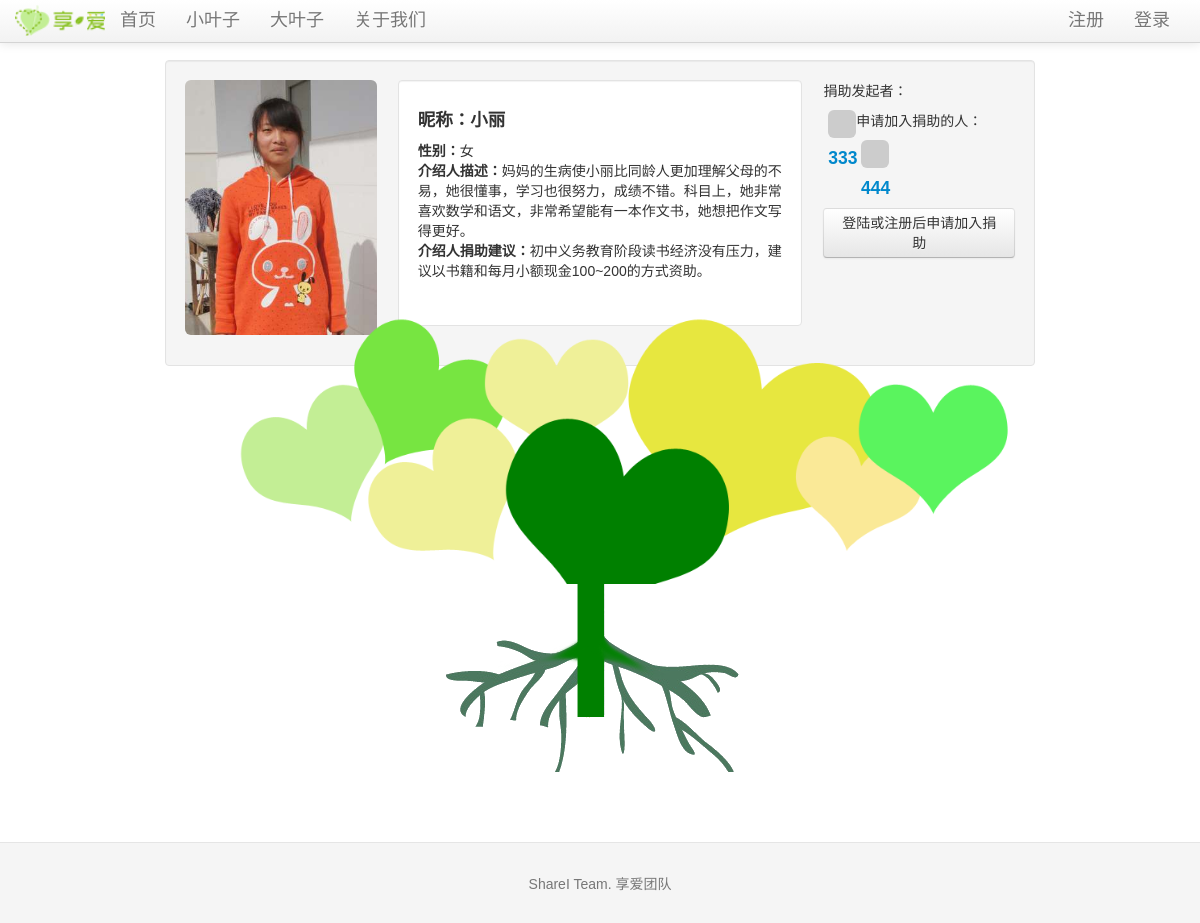
Before: /littleleaf/2 with the older database file.
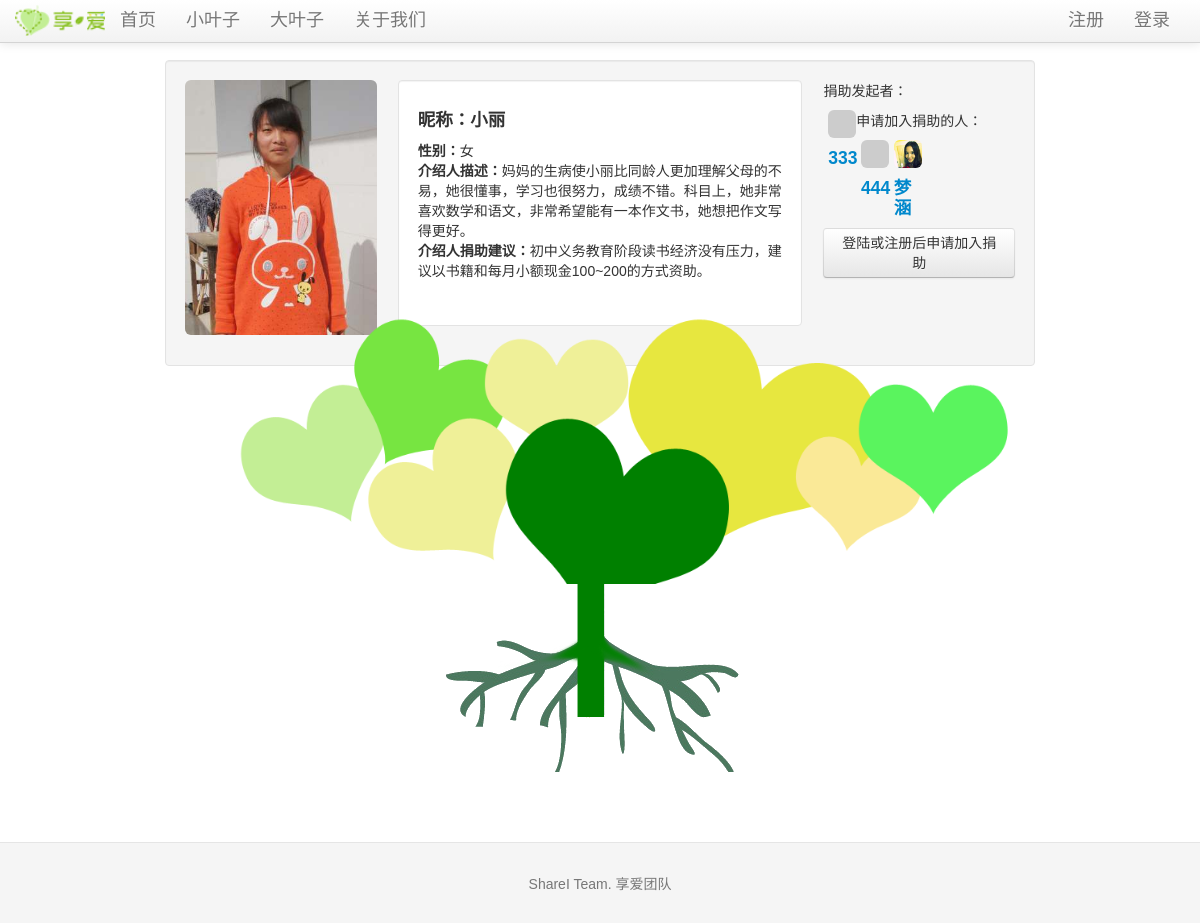
After: the same page with the newer database file.
### tables this page shows
CREATE TABLE lleaf (
	lleaf_id integer primary key autoincrement,
	avatar text,
	nickavatar text,
	lname text,
	lnickname text,
	gender text,
	nationality text,
	age text,
	grade text,
	bday text,
	constellation text,
	school text,
	homeaddress text,
	phone text,
	homeinfo text,
	linfo text,
	ginfo text,
	gadvice text,
	gname text,
	gschool text,
	gbackground text,
	ginfosource text,
	grr text,
	gweibo text,
	gkaixin text,
	status integer not null,
	createtime TIMESTAMP default (datetime('now', 'localtime'))
);

CREATE TABLE bleaf (avatar TEXT, bleaf_id integer PRIMARY KEY, email text, uname text, sex text, ulevel integer, password text, rrurl text, sinawburl text, qqwburl text, createtime TIMESTAMP);

CREATE TABLE applying (
	id integer primary key autoincrement,
	bleaf_id integer,
	lleaf_id integer,
	createtime TIMESTAMP default (datetime('now', 'localtime'))
);

### sharei.py (the view, shortened to what this page needs)
@app.route('/littleleaf/<lleaf_id>', methods=['GET', 'POST'])
def show_littleleaf(lleaf_id):
    littleleaf = query_db('select * from lleaf where lleaf.lleaf_id = ?', [lleaf_id], one=True)
    error = None
    if littleleaf is None:
            error = 'Invalid little leaf id'
            return render_template('littleleaf.html', error=error)
    blogs = query_db('select blog.blog_id as blog_id, blog.bleaf_id as bleaf_id, blog.lleaf_id as lleaf_id, blog.title as title, \
                blog.blogtext as blogtext, bleaf.avatar as avatar, bleaf.uname as uname , blog.createtime as createtime \
                from blog join bleaf on blog.bleaf_id = bleaf.bleaf_id where blog.lleaf_id = ? order by blog.createtime desc', [lleaf_id])
    donaters = query_db('select donating.bleaf_id, bleaf.avatar, bleaf.uname from donating join bleaf on donating.bleaf_id = bleaf.bleaf_id where donating.lleaf_id = ?', [lleaf_id])
    raiser = query_db('select raising.bleaf_id as bleaf_id, bleaf.avatar as avatar, bleaf.uname as uname from raising join bleaf on raising.bleaf_id = bleaf.bleaf_id where raising.lleaf_id = ?', [lleaf_id], True)
    applyers = query_db('select applying.bleaf_id, bleaf.avatar, bleaf.uname from applying join bleaf on applying.bleaf_id = bleaf.bleaf_id where applying.lleaf_id = ?', [lleaf_id])
    allowed_raiser = False
    allowed_applyer = False
    indonaters = False
    inapplyers = False
    if 'bleaf_id' not in session:
        loggedin = False
    return render_template('littleleaf_timeline.html', littleleaf=littleleaf, blogs=blogs, donaters=donaters, raiser=raiser, applyers=applyers, indonaters=indonaters, inapplyers=inapplyers, allowed_raiser=allowed_raiser, allowed_applyer=allowed_applyer)

### sharei.py (called while the page is built)
def get_db():
    top = _app_ctx_stack.top
    if not hasattr(top, 'sqlite_db'):
        top.sqlite_db = sqlite3.connect(app.config['DATABASE'])
        top.sqlite_db.row_factory = sqlite3.Row
    return top.sqlite_db

@app.teardown_appcontext
def close_database(exception):
    top = _app_ctx_stack.top
    if hasattr(top, 'sqlite_db'):
        top.sqlite_db.close()

def query_db(query, args=(), one=False):
    cur = get_db().execute(query, args)
    rv = cur.fetchall()
    return (rv[0] if rv else None) if one else rv

@app.before_request
def before_request():
    g.bleaf = None
    if 'bleaf_id' in session:
        g.bleaf = query_db('select * from bleaf where bleaf_id = ?', [session['bleaf_id']], one=True)

### templates/littleleaf_timeline.html (shortened to what this page needs)
{% extends "layout.html" %}
{% block body %}
<div class="well" style="margin-bottom:-25px">
  <div class="row-fluid">
    <div class="span3">
        <img src={{ littleleaf.avatar }} style="width:200px" class="img-rounded">
    </div>
    <div class="span6 well" style="text-align : left;background-color:#FFFFFF; padding-left:20">
      <h4><b>昵称：</b>{{littleleaf.lnickname}}</h4>
      <p><b>性别：</b>{{littleleaf.gender}}<br>
      <b>介绍人描述：</b>{{littleleaf.ginfo}}<br>
      <b>介绍人捐助建议：</b>{{littleleaf.gadvice}}</p><br>
    </div>
    <div class="span3">
  {% if not session.logged_in %}
    {% if littleleaf.status == 1 %}
      <a class="btn" href="{{ url_for('login') }}">登陆或注册后发起捐助</a><br>
    {% elif littleleaf.status == 2 %}
      <p>捐助发起者：</p>
        <div class="span2">
          <img src={{raiser.avatar}} style="width:80px" class="img-rounded">
          <a href="{{ url_for('show_bigleaf', bleaf_id=raiser.bleaf_id) }}" target="_blank"><h4>{{raiser.uname}}</h4></a>
        </div>
      <p>
      {% if applyers %}
        申请加入捐助的人：
        {% for applyer in applyers %}
          <div class="span2">
          <img src={{applyer.avatar}} style="width:80px" class="img-rounded">
          <a href="{{ url_for('show_bigleaf', bleaf_id=applyer.bleaf_id) }}" target="_blank"><h4>{{applyer.uname}}</h4></a>
          </div>
        {% endfor %}
      {% endif %}
      </p>
      <a class="btn" href="{{ url_for('login') }}">登陆或注册后申请加入捐助</a><br>
    {% endif %}
  {% endif %}
  </div>
</div>
</div>
  <br><br>
  <div class="container-fluid">
  <img src="/static/img/treehead.png" style="margin-left:25px;margin-bottom:-70px;margin-top:-60px">
  </div>
  <div class="container-fluid">
  <img src="/static/img/treeroot.png" style="margin-left:14px">
  </div>
</div>
{% endblock %}

### templates/layout.html (shortened to what this page needs)
<!DOCTYPE html>
<html lang="en" version="g42dymwpi--nx"><head><meta http-equiv="Content-Type" content="text/html; charset=UTF-8">
    <link href="/static/css/bootstrap.css" rel="stylesheet">
    <link href="/static/css/bootstrap-responsive.css" rel="stylesheet">
    <link href="/static/css/docs.css" rel="stylesheet">
    <link href="/static/css/prettify.css" rel="stylesheet">
  </head>
  <body data-spy="scroll" data-target=".bs-docs-sidebar" data-twttr-rendered="true" youdao="bind" sytle="background-color:#C0C0C0">
<div class="navbar transparent navbar-fixed-top">
  <div class="navbar-inner transparent">
    <div class="container">
      <div class="nav-collapse collapse">
        <ul class="nav">
            <li>
              <img src="/static/img/logo-ch.png" width="90" style="margin-top:4px">
            </li>
            <li>
              <a href="{{ url_for('home') }}"><font size="4">首页</font></a>
            </li>
            <li>
              <a href="{{ url_for('show_littleleafs') }}"><font size="4">小叶子</font></a>
            </li>
            <li>
              <a href="{{ url_for('show_bigleafs') }}"><font size="4">大叶子</font></a>
            </li>
            <li>
              <a href="{{ url_for('about') }}"><font size="4">关于我们</font></a>
            </li>
          </ul>
          <ul class="nav pull-right">
            {% if session.logged_in %}
              <li><a><font size="4">欢迎！ {{ session['bleaf_name'] }}</font></a></li>
              <li><a href="{{ url_for('logout') }}"><font size="4">注销</font></a></li>
            {% else %}
              <li><a href="{{ url_for('register') }}"><font size="4">注册</font></a></li>
              <li><a href="{{ url_for('login') }}"><font size="4">登录</font></a></li>
            {% endif %}
          </ul>
      </div>
    </div>
  </div>
</div>
<div class="container">
    <div class="span9" style="margin-left:150px; margin-right:200px;">
      {% block body %}{% endblock %}
    </div>
    <footer class="footer">
      <div class="container">
        <p>ShareI Team. 享爱团队</p>
      </div>
    </footer>
  </body>
</html>

### static/css/docs.css (style rules this page uses)
body { position: relative; padding-top: 40px; }
body > .navbar { font-size: 13px; }
.footer { text-align: center; padding: 30px 0; margin-top: 70px; border-top: 1px solid #e5e5e5; background-color: #f5f5f5; }
.footer p { margin-bottom: 0; color: #777; }

### templates/layout.html (style rules this page uses)
body { padding-top: 60px; font: 14px "微软雅黑", Verdana, Arial, Sans-serif; }

Changed rows visible on the page:
added applying: avatar (picture), uname "梦涵"
